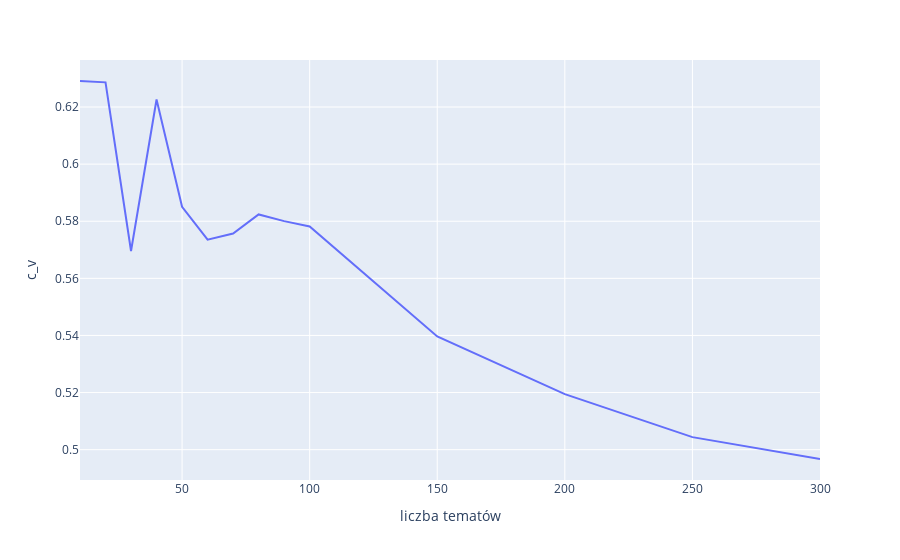

The notebook cell saved with this chart:
### Code cell
px.line(scores_lda, labels={'index': 'liczba tematów', 'value': 'c_v'}).update_layout(showlegend=False)

### Figure 1 — Plotly figure (JSON) as saved in the notebook; plotly's stock layout.template omitted (floating-point values rounded to 4 significant figures)
{"data": [{"hovertemplate": "variable=c_v<br>liczba tematów=%{x}<br>c_v=%{y}<extra></extra>", "legendgroup": "c_v", "line": {"color": "#636efa", "dash": "solid"}, "mode": "lines", "name": "c_v", "orientation": "v", "showlegend": true, "type": "scatter", "x": [10, 20, 30, 40, 50, 60, 70, 80, 90, 100, 150, 200, 250, 300], "xaxis": "x", "y": [0.6291, 0.6286, 0.5696, 0.6226, 0.5851, 0.5736, 0.5757, 0.5824, 0.58, 0.5781, 0.5396, 0.5194, 0.5044, 0.4967], "yaxis": "y"}], "layout": {"legend": {"title": {"text": "variable"}, "tracegroupgap": 0}, "margin": {"t": 60}, "showlegend": false, "xaxis": {"anchor": "y", "domain": [0, 1], "title": {"text": "liczba tematów"}}, "yaxis": {"anchor": "x", "domain": [0, 1], "title": {"text": "c_v"}}}}
